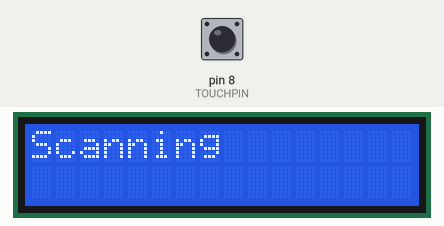
Recording of a program running on a simulated Arduino Uno, built with avr-gcc and run on an emulated ATmega328P. On the bench: 16×2 character LCD. Inputs (shaded band) come from the test bench; at power-on: pin 8 (TOUCHPIN) HIGH. What the program prints to the serial monitor is not drawn.

Above: at 1.2 s.
1.3 s: pin 8 (TOUCHPIN) pulled LOW for 0.7 s
At 1.9 s:
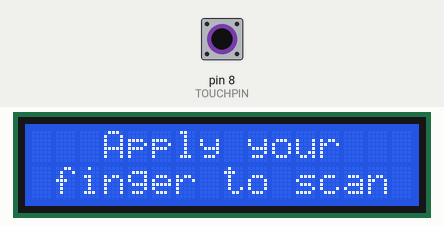
3.8 s: pin 8 (TOUCHPIN) pulled LOW for 1 s
At 5.5 s:
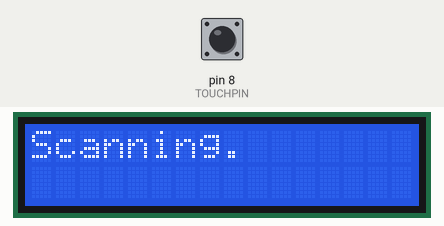
6.3 s: pin 8 (TOUCHPIN) pulled LOW for 3.2 s
At 7.7 s:
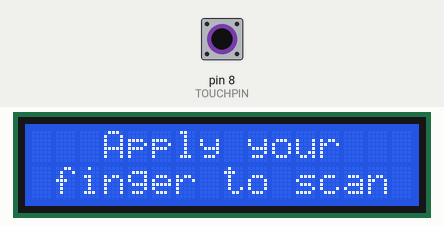
11.1 s: pin 8 (TOUCHPIN) pulled LOW for 0.7 s
15.0 s: pin 8 (TOUCHPIN) pulled LOW for 3.2 s
Timing chart, 0 to 18.0 s (numbered marks = the images above; inputs shaded):
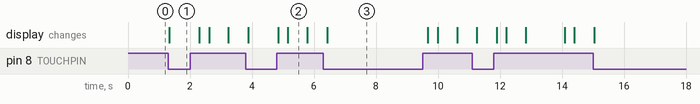

The program:

main.cpp
```cpp
#include <Arduino.h>
#include <Wire.h>
#include <LiquidCrystal_I2C.h>

#define TOUCHPIN 8

LiquidCrystal_I2C lcd(0x27, 16, 2);

long currentMillis = 0;
long lastMillis = 0;

String text = "Scanning";
int time = 130;

void setup()
{
  Serial.begin(9600);

  pinMode(TOUCHPIN, INPUT);

  lcd.init();
  lcd.backlight();
  lcd.setCursor(0, 0);
}

void loop()
{
  bool value = digitalRead(TOUCHPIN);

  if (!value)
  {
    currentMillis = 0;
    lastMillis = 0;
    time = 20;
    text = "Scanning";
    lcd.clear();
    lcd.setCursor(3, 0);
    lcd.print("Apply your");
    lcd.setCursor(1, 1);
    lcd.print("finger to scan");
  }
  else
  {
    currentMillis += millis() - (millis() - 30);

    lcd.clear();
    lcd.setCursor(0, 0);
    lcd.print(text);

    if (text.indexOf("...") != -1)
    {
      currentMillis = 0;
      lastMillis = 0;
      time = 130;
      text = "Scanning";
    }
    if (currentMillis - lastMillis >= time)
    {
      lastMillis = currentMillis;
      text += ".";
      time += 40;
    }
    while (currentMillis >= 500)
    {
      lcd.clear();
      lcd.setCursor(5, 0);
      lcd.print("DONE!");
      lcd.setCursor(0, 1);
      lcd.print("YOU ARE 100\% GAY!");
      delay(3000);
      break;
    }
  }

  Serial.println(currentMillis);
  delay(300);
}
```

Measured:
- after the input at 1.3 s, the display: changes at once (image 1)
- after the input at 3.8 s, the display: first changes after 0.08 s (image 2 shows a later state)
- after the input at 6.3 s, the display: changes after 0.12 s (image 3)
